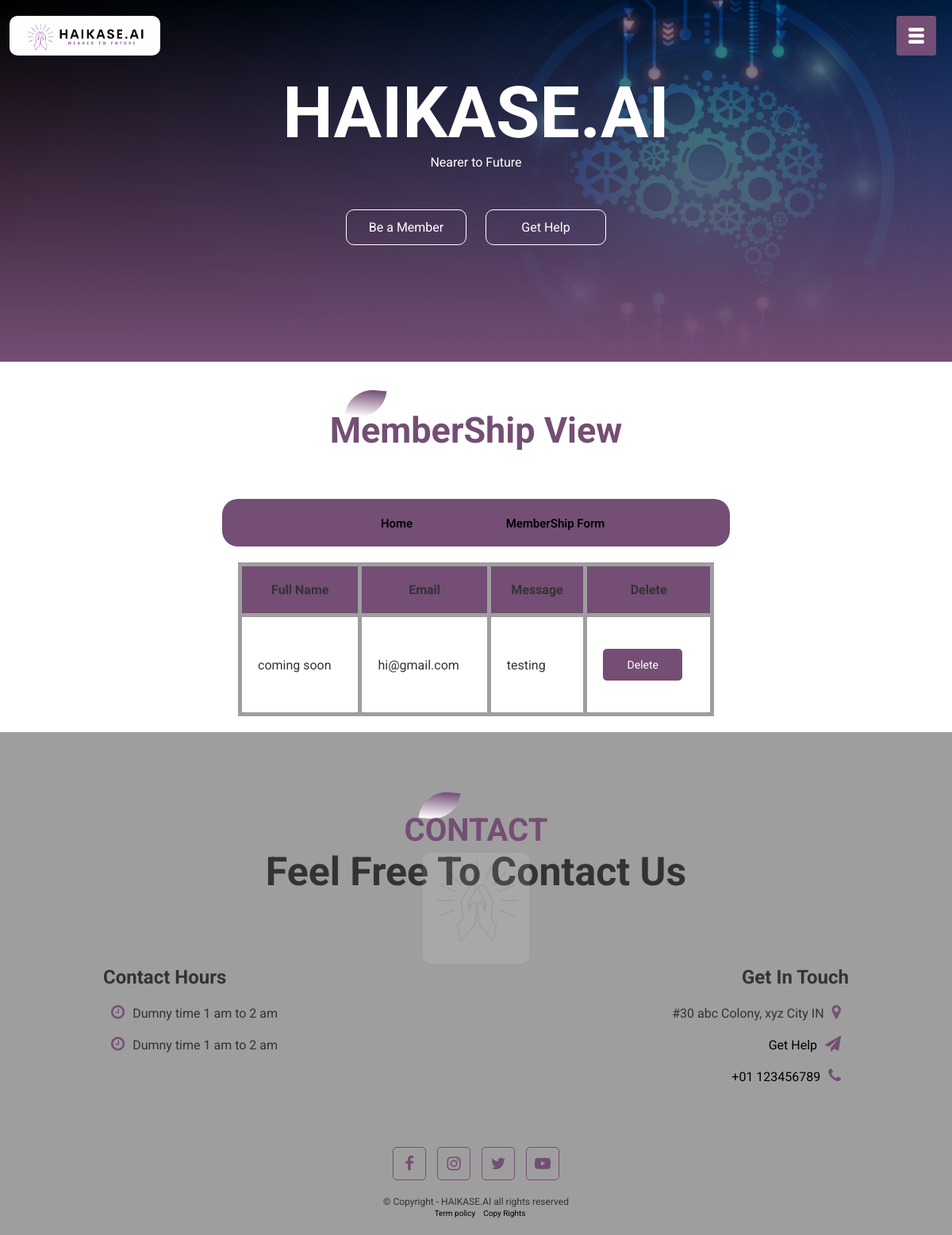
/gethelp_view.php, run on an earlier commit of the app's database.
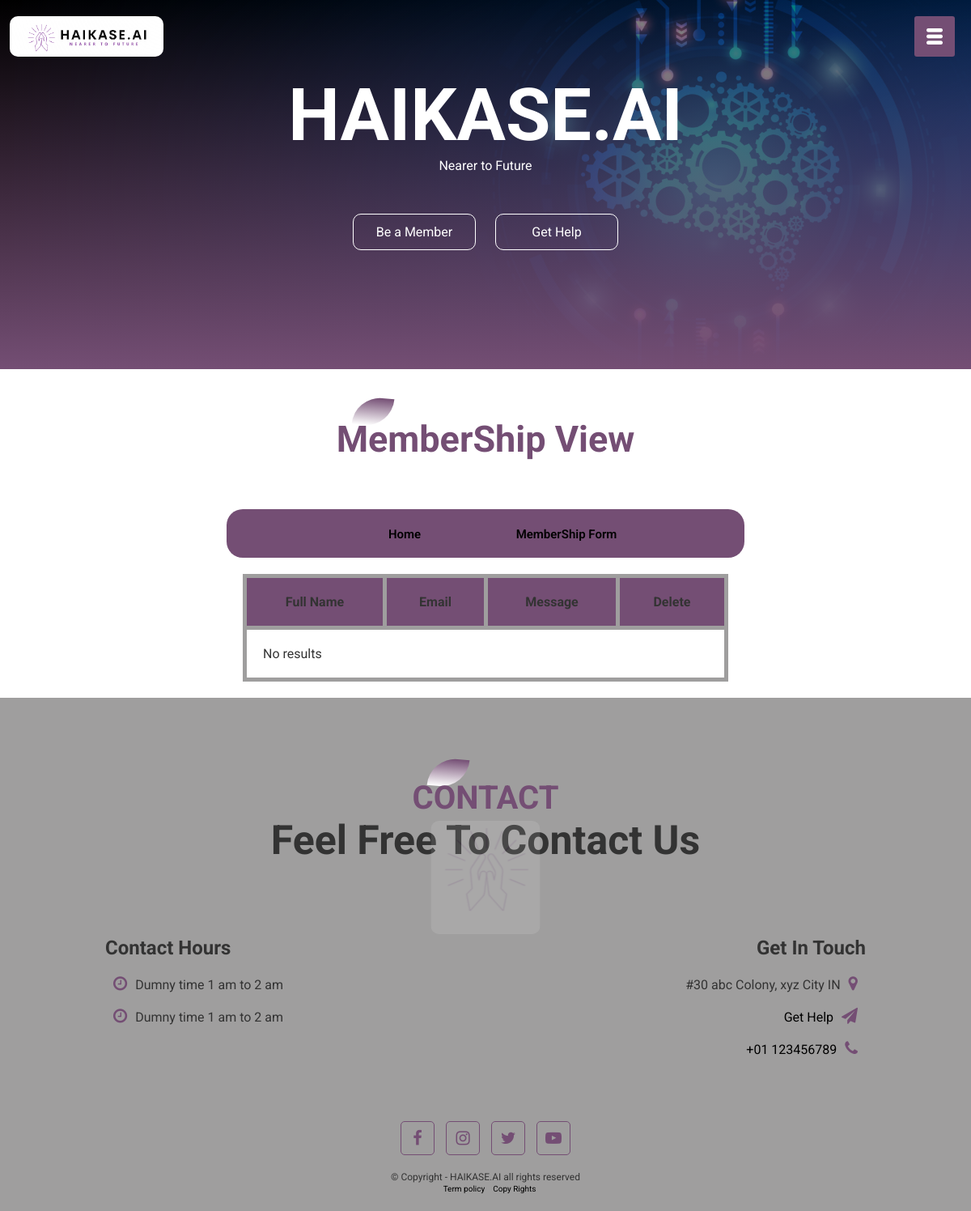
And on a later commit of the database.
### tables this page shows
CREATE TABLE `gethelp` (
  `id` int(11) NOT NULL,
  `full_name` varchar(255) NOT NULL,
  `email` varchar(255) NOT NULL,
  `message` text DEFAULT NULL
);

### gethelp_view.php (the view, shortened to what this page needs)
<?php
include("includes/header.php");
echo '<div class="about-text">
        <p>MemberShip View</p>
        </div>';
?>
<section class="page_nav">
    <div class="container">
        <div class="row">
            <div class="col-md-12">
                <ul>
                    <li>
                        <a href="content_view.php">Home</a>
                    </li>
                    <li>
                        <a href="feedback_view.php">MemberShip Form</a>
                    </li>
                </ul>
            </div>
        </div>
    </div>
</section>
<table class="form_view">
    <tr>
        <th>Full Name</th>
        <th>Email</th>
        <th>Message</th>
        <th>Delete</th>
    </tr>
    <?php
    $result = $conn->query("SELECT * FROM gethelp");
    if ($result->num_rows > 0) {
        while ($row = $result->fetch_assoc()) {
            echo "<tr>";
            echo "<td>" . $row['full_name'] . "</td>";
            echo "<td>" . $row['email'] . "</td>";
            echo "<td>" . $row['message'] . "</td>";
            echo "<td><form method='post' action=''>
        <input type='hidden' name='record_id' value='" . $row['id'] . "'>
        <input type='submit' class='loginbtn' value='Delete'></form></td>";
            echo "</tr>";
        }
    } else {
        echo "<tr><td colspan='10'>No results</td></tr>";
    }
    ?>
</table>
<?php
include("includes/footer.php");
?>

### includes/header.php (shortened to what this page needs)
<!DOCTYPE html>
<html lang="en">
<head>
    <link rel="stylesheet" href="./CSS/style.css"/>
    <link rel="stylesheet" href="https://stackpath.bootstrapcdn.com/font-awesome/4.7.0/css/font-awesome.min.css" />
</head>
<body>
    <div class="dark-theme">
        <section id="banner2">
            <a href="./index.php">
                <img src="./images/logo3.png" class="logo" alt="logo" />
            </a>
            <div class="banner2-text">
                <h1>HAIKASE.AI</h1>
                <p>Nearer to Future</p>
                <div class="banner-btn">
                    <a href="./feedback_form.php"><span></span>Be a Member</a>
                    <a href="./gethelp.php"><span></span>Get Help</a>
                </div>
            </div>
        </section>
        <div id="menuBtn">
            <img src="./images/menu.png" id="menu" alt="img" />
        </div>
    </div>
</body>
</html>

### includes/footer.php
<section id="footer">
    <img src="./images/footerlogo1.png" class="footer-img" alt="image">
    <div class="title-text">
        <p>CONTACT</p>
        <h1>Feel Free To Contact Us</h1>
    </div>
    <div class="footer-row">
        <div class="footer-left">
            <h1>Contact Hours</h1>
            <p><i class="fa fa-clock-o"></i>Dumny time 1 am to 2 am</p>
            <p><i class="fa fa-clock-o"></i>Dumny time 1 am to 2 am</p>
        </div>
        <div class="footer-right">
            <h1>Get In Touch</h1>
            <p>#30 abc Colony, xyz City IN<i class="fa fa-map-marker"></i></p>
            <p><a href="gethelp.php">Get Help</a><i class="fa fa-paper-plane"></i></p>
            <p><a href="tel:+01 123456789">+01 123456789</a><i class="fa fa-phone"></i></p>
        </div>
    </div>
    <div class="social-links">
        <i class="fa fa-facebook"></i>
        <i class="fa fa-instagram"></i>
        <i class="fa fa-twitter"></i>
        <i class="fa fa-youtube-play"></i>
        <p>&copy; Copyright - HAIKASE.AI all rights reserved </p>
        <ul class="footer-list">
            <li><a href="#">Term policy</a></li>
            <li><a href="#">Copy Rights</a></li>
        </ul>
    </div>
</section>

What changed in the data, as far as the page shows it:
removed gethelp: full_name "coming soon", email "hi@gmail.com", message "testing"
Also different on the page:
text now shown: "No results"
